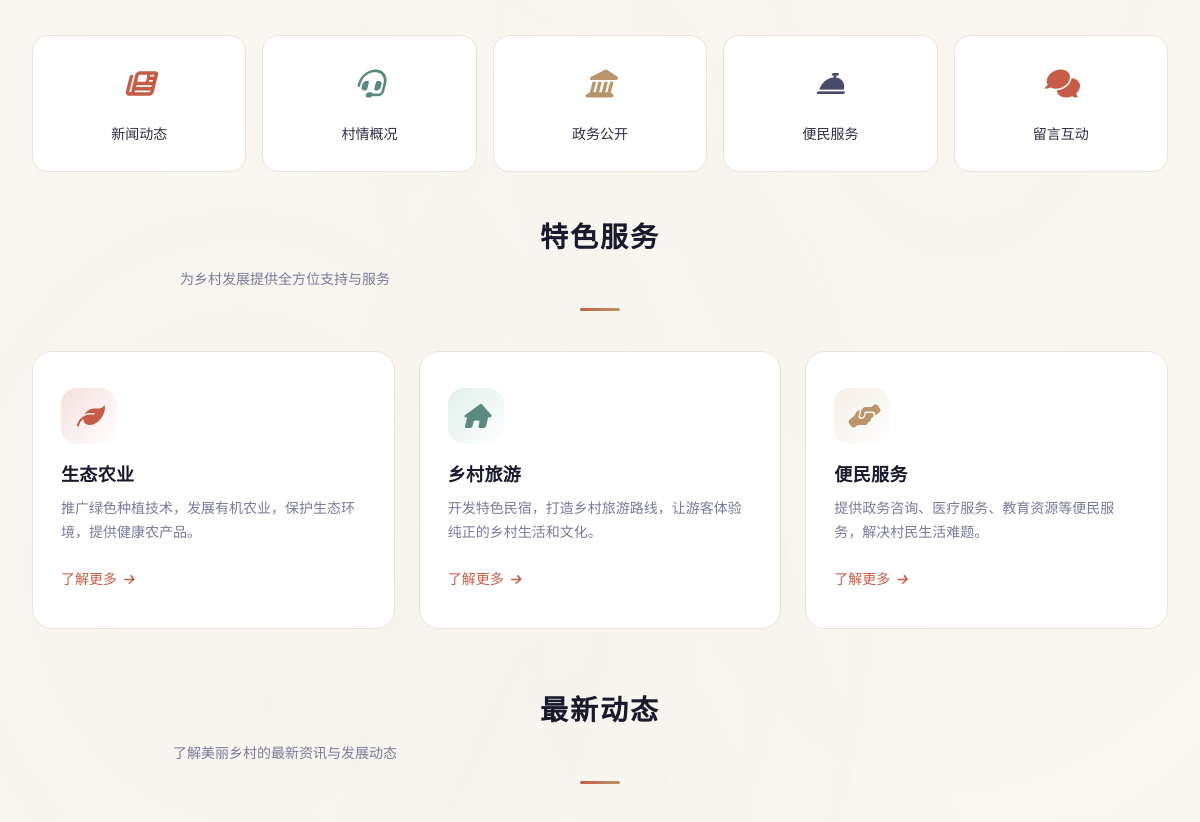
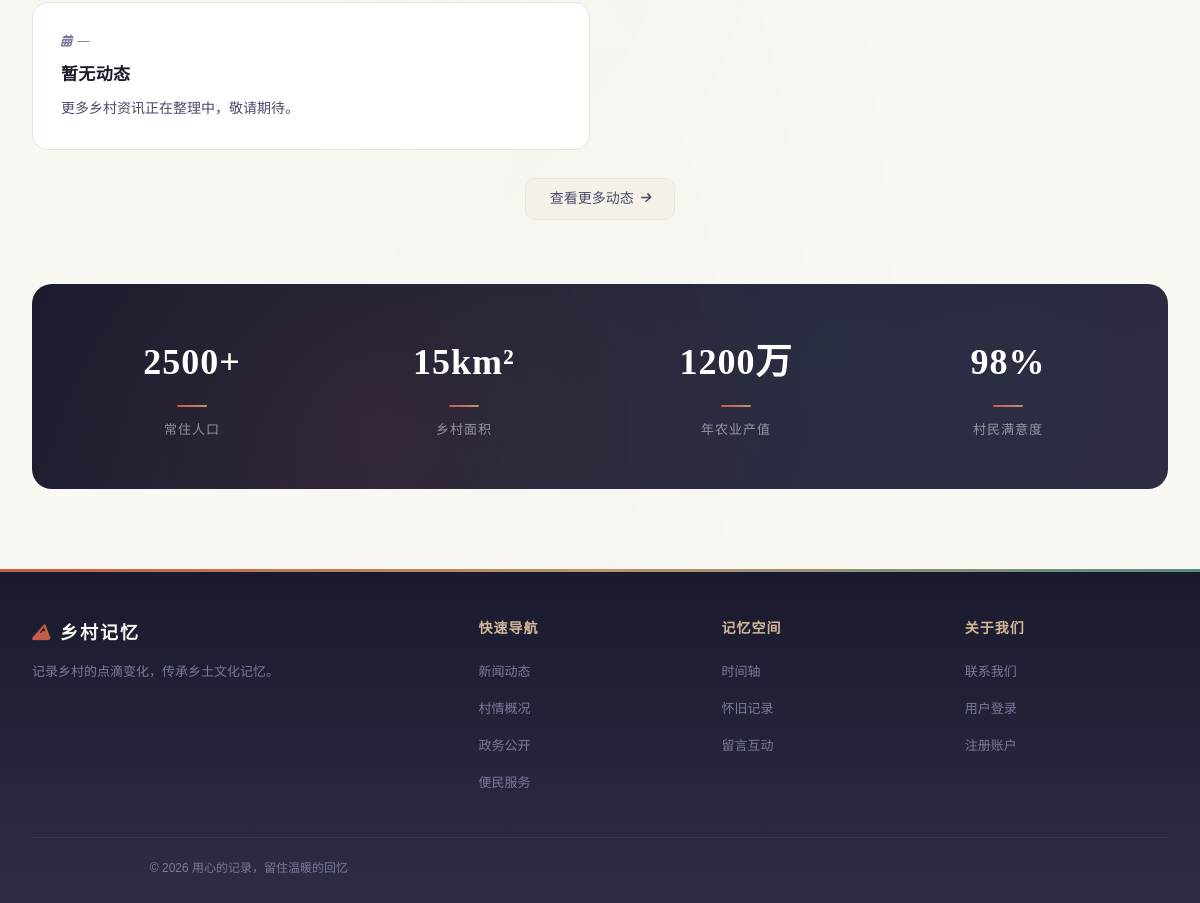
Before: / (lower part) with the older database file (2 pictures, top to bottom).
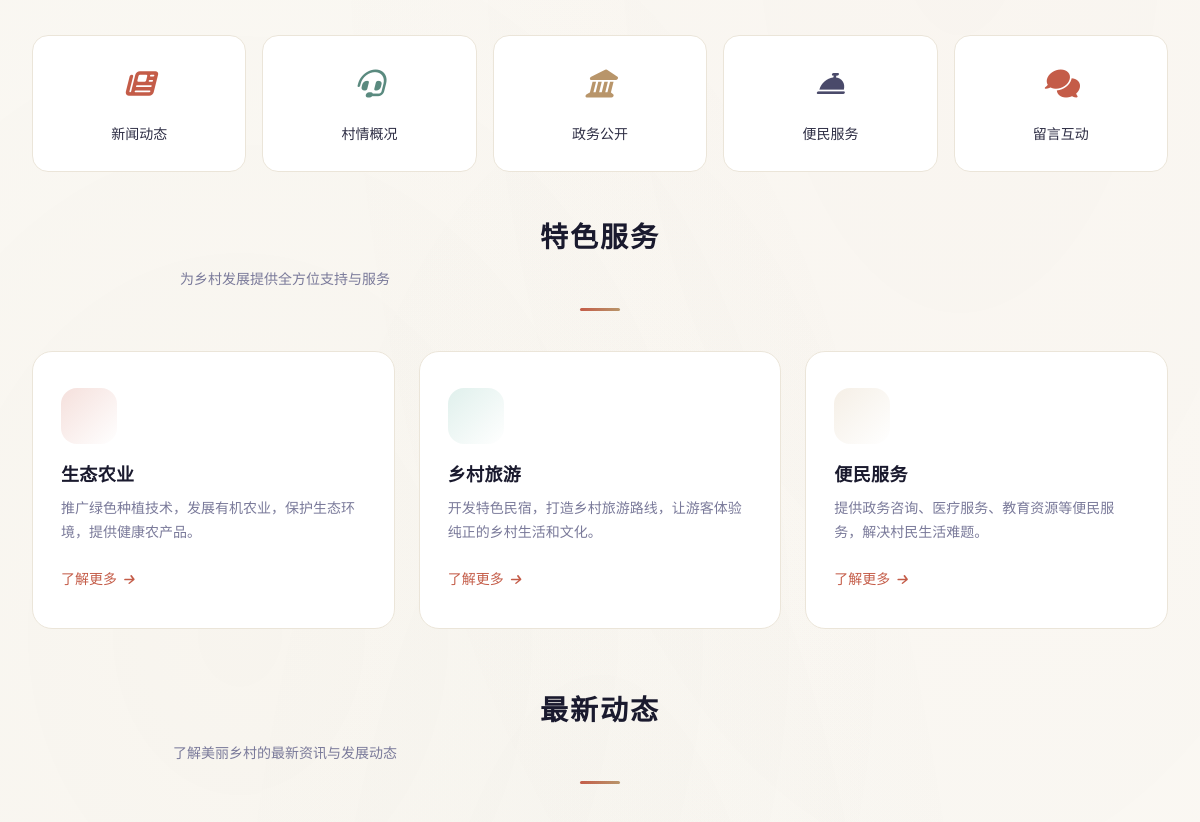
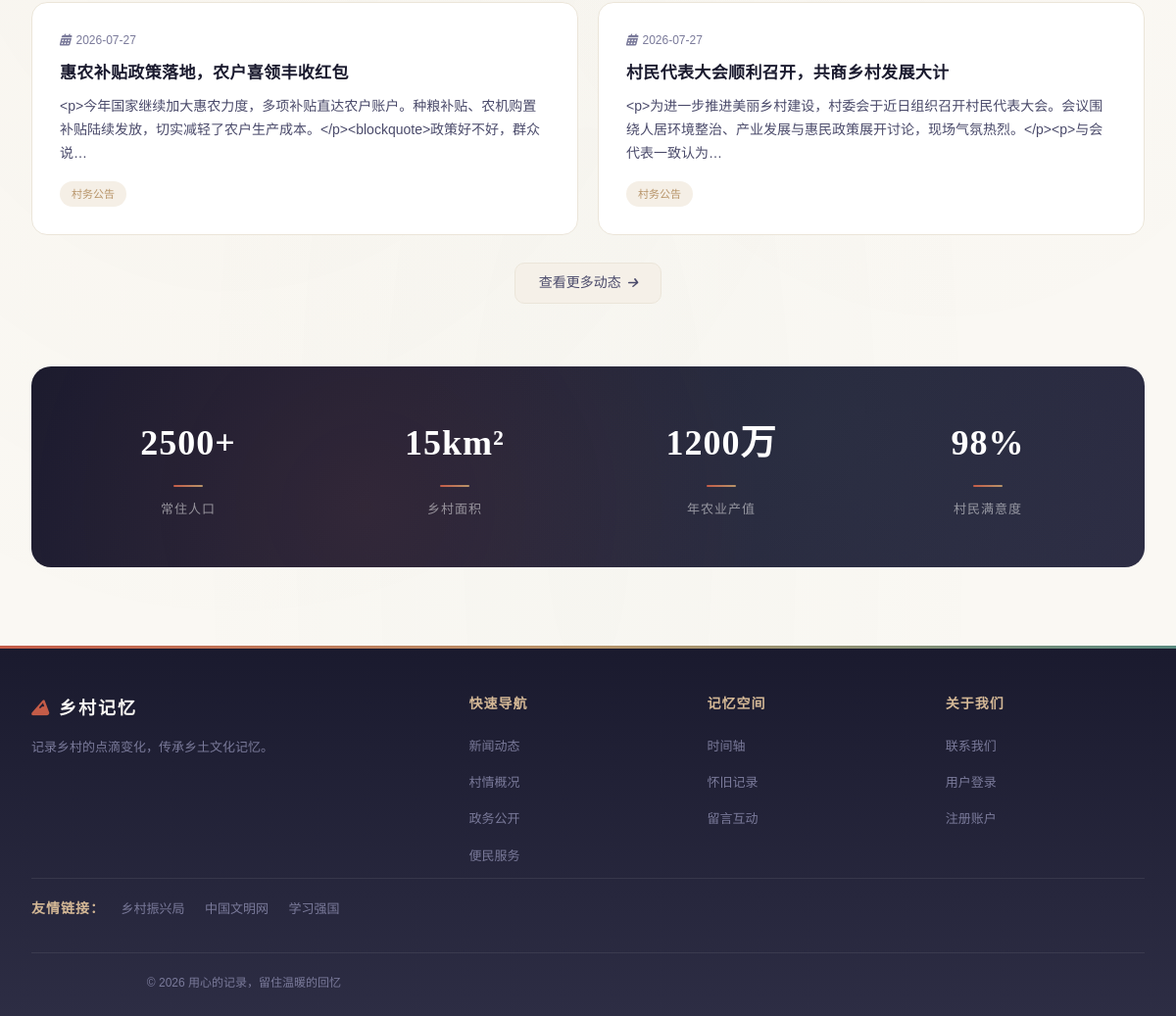
After: the same page with the newer database file (2 pictures, top to bottom).
### models.py (models this page shows, shortened)
class SiteConfig(db.Model):
    __tablename__ = "site_config"
    id = db.Column(db.Integer, primary_key=True)
    site_title = db.Column(db.String(100), default="乡村记忆")  # 站点标题
    site_slogan = db.Column(db.Text, default="")  # 站点副标题/标语
    logo_url = db.Column(db.String(255), default="")  # 图片 Logo 访问 URL
    logo_name = db.Column(db.String(100), default="乡村记忆")  # 文字 Logo 名称
    logo_icon = db.Column(db.String(50), default="fas fa-mountain")  # 文字 Logo 图标
    nav_menu = db.Column(db.Text, default="[]")  # 导航菜单 JSON
    footer_brand = db.Column(db.Text, default="")  # 页脚品牌名
    footer_about = db.Column(db.Text, default="")  # 页脚简介文案
    footer_links = db.Column(db.Text, default="[]")  # 页脚链接分组 JSON
    footer_copyright = db.Column(db.Text, default="")  # 版权后缀（不含年份）
    quick_links = db.Column(db.Text, default="[]")  # 首页快速入口 JSON
    home_stats = db.Column(db.Text, default="{}")  # 首页/村情统计 JSON
    about_content = db.Column(db.Text, default="")  # 关于我们页正文（富文本）
    hero_subtitle = db.Column(
        db.Text, default="生态宜居 · 产业兴旺 · 乡风文明"
    )  # 封面副标题
    hero_title = db.Column(db.Text, default="美丽乡村")  # 封面主标题（Hero 悬浮文字，后台可配）
    stat_labels = db.Column(db.Text, default="{}")  # KPI 标签 JSON: {population,area,output,satisfaction}
    intro_title = db.Column(db.Text, default="关于我们的村庄")  # 「关于我们的村庄」区块标题
    intro_subtitle = db.Column(db.Text, default="山水田园间，品味乡村魅力")  # 「关于我们的村庄」副文案
    features_title = db.Column(db.Text, default="乡村特色")  # 「乡村特色」区块标题
    features_subtitle = db.Column(db.Text, default="生态、生产、生活融合发展")  # 「乡村特色」副文案
    village_info_title = db.Column(db.Text, default="村庄信息")  # 「村庄信息」区块标题（P1）
    updated_at = db.Column(
        db.DateTime, default=datetime.utcnow, onupdate=datetime.utcnow
    )
    @classmethod
    def get(cls):
        try:
            row = cls.query.first()
        except Exception:
            row = None
        if row is None:
            row = cls(id=1, **cls.default_values())
        return row
    @property
    def nav_items(self):
        try:
            items = json.loads(self.nav_menu) if self.nav_menu else []
        except (json.JSONDecodeError, TypeError):
            items = []
        if not isinstance(items, list):
            items = []
        items = [i for i in items if i.get("is_active", True)]
        items.sort(key=lambda x: x.get("sort_order", 0))
        return items
    @property
    def footer_link_groups(self):
        try:
            groups = json.loads(self.footer_links) if self.footer_links else []
        except (json.JSONDecodeError, TypeError):
            groups = []
        return groups if isinstance(groups, list) else []
    @property
    def quick_link_items(self):
        try:
            items = json.loads(self.quick_links) if self.quick_links else []
        except (json.JSONDecodeError, TypeError):
            items = []
        if not isinstance(items, list):
            items = []
        items.sort(key=lambda x: x.get("sort_order", 0))
        return items

class HomeFeature(db.Model):
    __tablename__ = "home_features"
    id = db.Column(db.Integer, primary_key=True)
    title = db.Column(db.String(100), nullable=False)  # 标题，如「生态农业」
    description = db.Column(db.Text, default="")  # 描述
    icon = db.Column(db.String(50), default="fa-leaf")  # FontAwesome 图标类名
    icon_color = db.Column(
        db.String(20), default="red"
    )  # red/jade/gold/ink 对应现有配色
    link = db.Column(db.String(200), default="/services")  # 了解更多链接
    sort_order = db.Column(db.Integer, default=0)  # 排序（越小越靠前）
    is_active = db.Column(db.Boolean, default=True)  # 是否在前台展示
    created_at = db.Column(db.DateTime, default=datetime.utcnow)

class News(db.Model):
    __tablename__ = "news"
    id = db.Column(db.Integer, primary_key=True)
    title = db.Column(db.String(100), nullable=False)
    content = db.Column(db.Text, nullable=False)
    user_id = db.Column(db.Integer, db.ForeignKey("users.id"))
    category_id = db.Column(db.Integer, db.ForeignKey("categories.id"))
    create_time = db.Column(db.DateTime, default=datetime.utcnow)
    author = db.Column(db.String(80))
    image_url = db.Column(db.String(255))
    view_count = db.Column(db.Integer, default=0)  # 浏览次数

class Category(db.Model):
    __tablename__ = "categories"
    id = db.Column(db.Integer, primary_key=True)
    name = db.Column(db.String(50), nullable=False)
    news = db.relationship("News", backref="category", lazy=True)

class FriendLink(db.Model):
    __tablename__ = "friend_links"
    id = db.Column(db.Integer, primary_key=True)
    name = db.Column(db.String(100), nullable=False)  # 链接名称
    url = db.Column(db.String(255), default="")  # 跳转地址
    logo_url = db.Column(db.String(255), default="")  # 站点图标（可选）
    description = db.Column(db.Text, default="")  # 备注
    sort_order = db.Column(db.Integer, default=0)  # 排序
    is_active = db.Column(db.Boolean, default=True)  # 是否展示
    created_at = db.Column(db.DateTime, default=datetime.utcnow)

### routes/main.py (the view)
@main_bp.route("/")
def index():
    try:
        features = (
            HomeFeature.query.filter_by(is_active=True)
            .order_by(HomeFeature.sort_order, HomeFeature.id)
            .all()
        )
        carousel = (
            VillageCarousel.query.filter_by(is_active=True)
            .order_by(VillageCarousel.sort_order, VillageCarousel.id)
            .all()
        )
        home_news = (
            News.query.order_by(News.create_time.desc()).limit(6).all()
        )
        return render_template(
            "index.html",
            features=features,
            carousels=carousel,
            home_news=home_news,
        )
    except Exception:
        logger.error("首页渲染失败", exc_info=True)
        return render_template("base.html")

### templates/index.html (shortened to what this page needs)
{% extends "base.html" %} {% block title %}{{ site_config.site_title if site_config else '美丽乡村信息平台' }} - 首页{% endblock %}  {% block content %}
<div class="quick-links">
  {% if site_config and site_config.quick_link_items %}
    {% for q in site_config.quick_link_items %}
    <a href="{{ q.url }}" class="quick-link {{ q.color or 'red' }}">
      <i class="{{ q.icon or 'fas fa-circle' }}"></i>
      <span>{{ q.label }}</span>
    </a>
    {% endfor %}
  {% endif %}
</div>
<section>
  <div class="section-header">
    <h2>特色服务</h2>
    <p>为乡村发展提供全方位支持与服务</p>
    <div class="section-divider"></div>
  </div>
  <div class="features-grid">
    {% if features %}
      {% for f in features %}
      <div class="feature-card">
        <div class="feature-icon {{ f.icon_color or 'red' }}">
          <i class="{{ f.icon or 'fas fa-leaf' }}"></i>
        </div>
        <h3>{{ f.title }}</h3>
        <p>{{ f.description }}</p>
        <a href="{{ f.link or '/services' }}" class="feature-link">
          了解更多 <i class="fas fa-arrow-right" style="font-size: 12px"></i>
        </a>
      </div>
      {% endfor %}
    {% else %}
      <div class="feature-card">
        <div class="feature-icon red">
          <i class="fas fa-leaf"></i>
        </div>
        <h3>生态农业</h3>
        <p>推广绿色种植技术，发展有机农业，保护生态环境，提供健康农产品。</p>
        <a href="/services/ecological-agriculture" class="feature-link">
          了解更多 <i class="fas fa-arrow-right" style="font-size: 12px"></i>
        </a>
      </div>
      <div class="feature-card">
        <div class="feature-icon jade">
          <i class="fas fa-home"></i>
        </div>
        <h3>乡村旅游</h3>
        <p>开发特色民宿，打造乡村旅游路线，让游客体验纯正的乡村生活和文化。</p>
        <a href="/services/rural-tourism" class="feature-link">
          了解更多 <i class="fas fa-arrow-right" style="font-size: 12px"></i>
        </a>
      </div>
      <div class="feature-card">
        <div class="feature-icon gold">
          <i class="fas fa-hands-helping"></i>
        </div>
        <h3>便民服务</h3>
        <p>提供政务咨询、医疗服务、教育资源等便民服务，解决村民生活难题。</p>
        <a href="/services/convenience-services" class="feature-link">
          了解更多 <i class="fas fa-arrow-right" style="font-size: 12px"></i>
        </a>
      </div>
    {% endif %}
  </div>
</section>
<section class="news-section">
  <div class="section-header">
    <h2>最新动态</h2>
    <p>了解美丽乡村的最新资讯与发展动态</p>
    <div class="section-divider"></div>
  </div>
  <div class="news-grid">
    {% if home_news %}
      {% for n in home_news %}
      <a href="/news/{{ n.id }}" style="text-decoration:none; color:inherit; display:block;">
        <div class="news-card">
          <div class="date"><i class="far fa-calendar-alt"></i> {{ n.create_time.strftime('%Y-%m-%d') if n.create_time else '' }}</div>
          <h4>{{ n.title }}</h4>
          <p>{{ (n.content[:80] ~ '…') if n.content and n.content|length > 80 else (n.content or '') }}</p>
          {% if n.category %}
          <span class="tag">{{ n.category.name }}</span>
          {% elif n.author %}
          <span class="tag">{{ n.author }}</span>
          {% endif %}
        </div>
      </a>
      {% endfor %}
    {% else %}
    <div class="news-card">
      <div class="date"><i class="far fa-calendar-alt"></i> —</div>
      <h4>暂无动态</h4>
      <p>更多乡村资讯正在整理中，敬请期待。</p>
    </div>
    {% endif %}
  </div>
  <div class="news-footer">
    <a href="/news" class="btn btn-secondary">
      查看更多动态 <i class="fas fa-arrow-right" style="font-size: 12px"></i>
    </a>
  </div>
</section>
<section class="stats-section">
  <div class="stats-grid">
    <div class="stat-item">
      <div class="stat-number">2500+</div>
      <div class="stat-divider"></div>
      <div class="stat-label">常住人口</div>
    </div>
    <div class="stat-item">
      <div class="stat-number">15km²</div>
      <div class="stat-divider"></div>
      <div class="stat-label">乡村面积</div>
    </div>
    <div class="stat-item">
      <div class="stat-number">1200万</div>
      <div class="stat-divider"></div>
      <div class="stat-label">年农业产值</div>
    </div>
    <div class="stat-item">
      <div class="stat-number">98%</div>
      <div class="stat-divider"></div>
      <div class="stat-label">村民满意度</div>
    </div>
  </div>
</section>
{% endblock %}

### templates/base.html (shortened to what this page needs)
<!doctype html>
<html lang="zh-CN">
  <head>
    <link
      rel="stylesheet"
      href="{{ url_for('static', filename='font-awesome/css/all.min.css') }}"
    />
    <link rel="stylesheet" href="/static/css/style.css" />
  </head>
  <body class="{% if request.path.startswith('/admin') %}is-admin{% endif %}">
    <main class="container">
       {% block content %}{% endblock %}
    </main>
    <footer>
      <div class="footer-inner">
        <div>
          <div class="footer-brand">
            {% if site_config and site_config.logo_icon %}<i class="{{ site_config.logo_icon }}" style="margin-right: 8px; color: var(--cinnabar)"></i>{% endif %}{{ site_config.footer_brand if site_config and site_config.footer_brand else '乡村记忆' }}
          </div>
          <p class="footer-desc">
            {{ site_config.footer_about if site_config and site_config.footer_about else '记录乡村的点滴变化，传承乡土文化记忆。<br />让每一份乡愁都有处安放，让每一个故事都被铭记。' }}
          </p>
        </div>
        {% for group in (site_config.footer_link_groups if site_config else []) %}
        <div>
          <div class="footer-title">{{ group.title }}</div>
          <ul class="footer-links">
            {% for link in group.links %}
            <li><a href="{{ link.url }}">{{ link.label }}</a></li>
            {% endfor %}
          </ul>
        </div>
        {% endfor %}
      </div>
      {% if friend_links %}
      <div class="footer-friends" style="border-top: 1px solid rgba(255, 255, 255, 0.08); padding-top: 16px; margin-bottom: 8px;">
        <span class="footer-title" style="margin-right: 12px;">友情链接：</span>
        {% for fl in friend_links %}
        <a href="{{ fl.url }}" target="_blank" rel="noopener noreferrer" style="margin-right: 16px; color: var(--ink-muted); font-size: 13px;">{{ fl.name }}</a>
        {% endfor %}
      </div>
      {% endif %}
      <div class="footer-bottom">
        <p>&copy; {{ now.year }} {{ site_config.footer_copyright if site_config and site_config.footer_copyright else '乡村记忆系统 | 用心的记录，留住温暖的回忆' }}</p>
      </div>
    </footer>
  </body>
</html>

### static/css/style.css (style rules this page uses)
:root { --cinnabar: #c45c48; --cinnabar-light: #d97b6a; --cinnabar-pale: #f5e0dc; --jade: #5a8a7f; --jade-light: #7ab5a8; --jade-pale: #e0f0ec; --gold: #b8956a; --gold-light: #d4b896; --gold-pale: #f5efe6; --ink-dark: #1a1a2e; --ink: #2d2d44; --ink-light: #4a4a6a; --ink-muted: #7a7a9a; --paper: #faf8f3; --paper-warm: #f5f0e8; --paper-deep: #ebe5d9; --shadow-sm: 0 1px 3px rgba(26, 26, 46, 0.06); --shadow-md: 0 4px 16px rgba(26, 26, 46, 0.08); --shadow-lg: 0 8px 32px rgba(26, 26, 46, 0.1); --shadow-xl: 0 16px 48px rgba(26, 26, 46, 0.12); --font-display: "Noto Serif SC", "Source Han Serif SC", serif; --font-body: "Noto Sans SC", "PingFang SC", "Microsoft YaHei", sans-serif; --font-mono: "JetBrains Mono", "Fira Code", monospace; --radius-sm: 8px; --radius-md: 12px; --radius-lg: 16px; --radius-xl: 20px; --radius-full: 9999px; --space-1: 4px; --space-2: 8px; --space-3: 12px; --space-4: 16px; --space-5: 20px; --space-6: 24px; --space-8: 32px; --space-10: 40px; --space-12: 48px; --space-16: 64px; --ease-out: cubic-bezier(0.16, 1, 0.3, 1); --ease-in-out: cubic-bezier(0.65, 0, 0.35, 1); --duration-fast: 150ms; --duration-normal: 250ms; --duration-slow: 400ms; }
*, *::before, *::after { box-sizing: border-box; margin: 0; padding: 0; }
html { font-size: 16px; -webkit-font-smoothing: antialiased; -moz-osx-font-smoothing: grayscale; }
body { font-family: var(--font-body); background: var(--paper); color: var(--ink); line-height: 1.7; min-height: 100vh; display: flex; flex-direction: column; }
a { color: var(--cinnabar); text-decoration: none; transition: color var(--duration-fast) var(--ease-out); }
h1, h2, h3, h4, h5, h6 { font-family: var(--font-display); font-weight: 700; line-height: 1.3; color: var(--ink-dark); letter-spacing: 0.02em; }
h2 { font-size: clamp(1.4rem, 1.1rem + 1.5vw, 2rem); }
h3 { font-size: clamp(1.1rem, 0.95rem + 0.75vw, 1.35rem); }
h4 { font-size: 1.05rem; }
p { max-width: 65ch; }
.container { max-width: 1280px; margin: 0 auto; padding: var(--space-8) var(--space-6); width: 100%; flex: 1; }
.btn { display: inline-flex; align-items: center; justify-content: center; gap: var(--space-2); padding: 10px 24px; border-radius: var(--radius-md); font-size: 0.9rem; font-weight: 500; font-family: var(--font-body); cursor: pointer; transition: all var(--duration-fast) var(--ease-out); border: 1px solid transparent; line-height: 1.4; white-space: nowrap; }
.btn-secondary { background: var(--paper-warm); color: var(--ink-light); border-color: var(--paper-deep); }

Changed rows visible on the page:
added HomeFeature: title "生态农业", description "推广绿色种植技术，发展有机农业，保护生态环境，提供健康农产品。"
added HomeFeature: title "乡村旅游", description "开发特色民宿，打造乡村旅游路线，让游客体验纯正的乡村生活和文化。"
added HomeFeature: title "便民服务", description "提供政务咨询、医疗服务、教育资源等便民服务，解决村民生活难题。"
added News: create_time "2026-07-27", title "惠农补贴政策落地，农户喜领丰收红包", content "<p>今年国家继续加大惠农力度，多项补贴直达农户账户。种粮补贴、农机购置补贴陆续发放，切实减轻了农户生产成本。</p><blockquote>政策好不好，群众说…", category.name "村务公告"
added News: create_time "2026-07-27", title "村民代表大会顺利召开，共商乡村发展大计", content "<p>为进一步推进美丽乡村建设，村委会于近日组织召开村民代表大会。会议围绕人居环境整治、产业发展与惠民政策展开讨论，现场气氛热烈。</p><p>与会代表一致认为…", category.name "村务公告"
added FriendLink: name "乡村振兴局"
added FriendLink: name "中国文明网"
added FriendLink: name "学习强国"
Other visible differences:
text no longer shown: "生态农业 推广绿色种植技术，发展有机农业，保护生态环境，提供健康农产品。 了解更多 乡村旅游 开发特色民宿，打造乡村旅游路线，让游客体验纯正的乡村生活和文化。 了解更多 便民服务 提供政务咨询、医疗服务、教育资源等便民服务，解决村民生活难题。 了解更多 — 暂无动态 更多乡村资讯正在整理中，敬请期待。"
text now shown: "友情链接："
